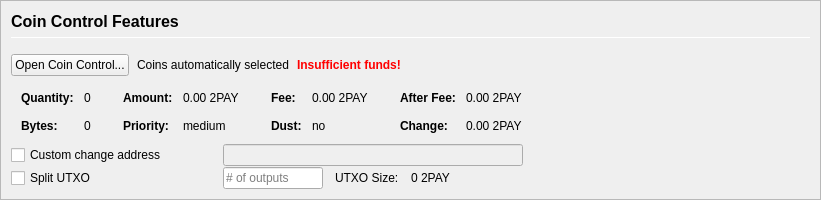
         <widget class="QFrame" name="frameCoinControl">
          <property name="sizePolicy">
           <sizepolicy hsizetype="Expanding" vsizetype="Expanding">
            <horstretch>0</horstretch>
            <verstretch>0</verstretch>
           </sizepolicy>
          </property>
          <property name="maximumSize">
           <size>
            <width>16777215</width>
            <height>16777215</height>
           </size>
          </property>
          <property name="frameShape">
           <enum>QFrame::StyledPanel</enum>
          </property>
          <property name="frameShadow">
           <enum>QFrame::Sunken</enum>
          </property>
          <layout class="QVBoxLayout" name="verticalLayoutCoinControl2">
           <property name="spacing">
            <number>0</number>
           </property>
           <property name="leftMargin">
            <number>0</number>
           </property>
           <property name="topMargin">
            <number>0</number>
           </property>
           <property name="rightMargin">
            <number>0</number>
           </property>
           <property name="bottomMargin">
            <number>0</number>
           </property>
           <item>
            <widget class="QFrame" name="frameCoinControl_BG">
             <layout class="QVBoxLayout" name="verticalLayoutCoinControl" stretch="0,0,0,0,0,0">
              <property name="spacing">
               <number>1</number>
              </property>
              <property name="leftMargin">
               <number>10</number>
              </property>
              <property name="topMargin">
               <number>10</number>
              </property>
              <item>
               <layout class="QHBoxLayout" name="horizontalLayoutCoinControl1">
                <property name="bottomMargin">
                 <number>15</number>
                </property>
                <item>
                 <layout class="QVBoxLayout" name="verticalLayout_3">
                  <property name="spacing">
                   <number>6</number>
                  </property>
                  <item>
                   <widget class="QLabel" name="labelCoinControlFeatures">
                    <property name="sizePolicy">
                     <sizepolicy hsizetype="Preferred" vsizetype="Maximum">
                      <horstretch>0</horstretch>
                      <verstretch>0</verstretch>
                     </sizepolicy>
                    </property>
                    <property name="minimumSize">
                     <size>
                      <width>0</width>
                      <height>20</height>
                     </size>
                    </property>
                    <property name="font">
                     <font>
                      <pointsize>12</pointsize>
                      <weight>75</weight>
                      <bold>true</bold>
                     </font>
                    </property>
                    <property name="styleSheet">
                     <string notr="true">font-weight:bold;</string>
                    </property>
                    <property name="text">
                     <string>Coin Control Features</string>
                    </property>
                   </widget>
                  </item>
                  <item>
                   <widget class="Line" name="line">
                    <property name="minimumSize">
                     <size>
                      <width>0</width>
                      <height>1</height>
                     </size>
                    </property>
                    <property name="maximumSize">
                     <size>
                      <width>16777215</width>
                      <height>1</height>
                     </size>
                    </property>
                    <property name="orientation">
                     <enum>Qt::Horizontal</enum>
                    </property>
                   </widget>
                  </item>
                 </layout>
                </item>
               </layout>
              </item>
              <item>
               <layout class="QHBoxLayout" name="horizontalLayoutCoinControl2" stretch="0,0,0,0">
                <property name="spacing">
                 <number>8</number>
                </property>
                <property name="bottomMargin">
                 <number>10</number>
                </property>
                <item>
                 <widget class="QPushButton" name="pushButtonCoinControl">
                  <property name="styleSheet">
                   <string notr="true"/>
                  </property>
                  <property name="text">
                   <string>Open Coin Control...</string>
                  </property>
                  <property name="autoDefault">
                   <bool>false</bool>
                  </property>
                 </widget>
                </item>
                <item>
                 <widget class="QLabel" name="labelCoinControlAutomaticallySelected">
                  <property name="text">
                   <string>Coins automatically selected</string>
                  </property>
                  <property name="margin">
                   <number>5</number>
                  </property>
                 </widget>
                </item>
                <item>
                 <widget class="QLabel" name="labelCoinControlInsuffFunds">
                  <property name="font">
                   <font>
                    <weight>75</weight>
                    <bold>true</bold>
                   </font>
                  </property>
                  <property name="styleSheet">
                   <string notr="true">color:red;font-weight:bold;</string>
                  </property>
                  <property name="text">
                   <string>Insufficient funds!</string>
                  </property>
                  <property name="margin">
                   <number>5</number>
                  </property>
                 </widget>
                </item>
                <item>
                 <spacer name="horizontalSpacerCoinControl">
                  <property name="orientation">
                   <enum>Qt::Horizontal</enum>
                  </property>
                  <property name="sizeHint" stdset="0">
                   <size>
                    <width>40</width>
                    <height>1</height>
                   </size>
                  </property>
                 </spacer>
                </item>
               </layout>
              </item>
              <item>
               <widget class="QWidget" name="widgetCoinControl" native="true">
                <property name="sizePolicy">
                 <sizepolicy hsizetype="Preferred" vsizetype="Preferred">
                  <horstretch>0</horstretch>
                  <verstretch>0</verstretch>
                 </sizepolicy>
                </property>
                <property name="minimumSize">
                 <size>
                  <width>0</width>
                  <height>0</height>
                 </size>
                </property>
                <property name="styleSheet">
                 <string notr="true"/>
                </property>
                <layout class="QHBoxLayout" name="horizontalLayoutCoinControl5">
                 <property name="leftMargin">
                  <number>0</number>
                 </property>
                 <property name="topMargin">
                  <number>0</number>
                 </property>
                 <property name="rightMargin">
                  <number>0</number>
                 </property>
                 <property name="bottomMargin">
                  <number>0</number>
                 </property>
                 <item>
                  <layout class="QHBoxLayout" name="horizontalLayoutCoinControl3" stretch="0,0,0,1">
                   <property name="spacing">
                    <number>20</number>
                   </property>
                   <property name="topMargin">
                    <number>0</number>
                   </property>
                   <property name="bottomMargin">
                    <number>10</number>
                   </property>
                   <item>
                    <layout class="QFormLayout" name="formLayoutCoinControl1">
                     <property name="horizontalSpacing">
                      <number>10</number>
                     </property>
                     <property name="verticalSpacing">
                      <number>14</number>
                     </property>
                     <property name="leftMargin">
                      <number>10</number>
                     </property>
                     <property name="topMargin">
                      <number>4</number>
                     </property>
                     <property name="rightMargin">
                      <number>6</number>
                     </property>
                     <item row="0" column="0">
                      <widget class="QLabel" name="labelCoinControlQuantityText">
                       <property name="font">
                        <font>
                         <weight>75</weight>
                         <bold>true</bold>
                        </font>
                       </property>
                       <property name="text">
                        <string>Quantity:</string>
                       </property>
                       <property name="margin">
                        <number>0</number>
                       </property>
                      </widget>
                     </item>
                     <item row="0" column="1">
                      <widget class="QLabel" name="labelCoinControlQuantity">
                       <property name="cursor">
                        <cursorShape>IBeamCursor</cursorShape>
                       </property>
                       <property name="contextMenuPolicy">
                        <enum>Qt::ActionsContextMenu</enum>
                       </property>
                       <property name="text">
                        <string notr="true">0</string>
                       </property>
                       <property name="margin">
                        <number>0</number>
                       </property>
                       <property name="textInteractionFlags">
                        <set>Qt::LinksAccessibleByMouse|Qt::TextSelectableByKeyboard|Qt::TextSelectableByMouse</set>
                       </property>
                      </widget>
                     </item>
                     <item row="1" column="0">
                      <widget class="QLabel" name="labelCoinControlBytesText">
                       <property name="font">
                        <font>
                         <weight>75</weight>
                         <bold>true</bold>
                        </font>
                       </property>
                       <property name="text">
                        <string>Bytes:</string>
                       </property>
                      </widget>
                     </item>
                     <item row="1" column="1">
                      <widget class="QLabel" name="labelCoinControlBytes">
                       <property name="cursor">
                        <cursorShape>IBeamCursor</cursorShape>
                       </property>
                       <property name="contextMenuPolicy">
                        <enum>Qt::ActionsContextMenu</enum>
                       </property>
                       <property name="text">
                        <string notr="true">0</string>
                       </property>
                       <property name="textInteractionFlags">
                        <set>Qt::LinksAccessibleByMouse|Qt::TextSelectableByKeyboard|Qt::TextSelectableByMouse</set>
                       </property>
                      </widget>
                     </item>
                    </layout>
                   </item>
                   <item>
                    <layout class="QFormLayout" name="formLayoutCoinControl2">
                     <property name="horizontalSpacing">
                      <number>10</number>
                     </property>
                     <property name="verticalSpacing">
                      <number>14</number>
                     </property>
                     <property name="leftMargin">
                      <number>6</number>
                     </property>
                     <property name="topMargin">
                      <number>4</number>
                     </property>
                     <property name="rightMargin">
                      <number>6</number>
                     </property>
                     <item row="0" column="0">
                      <widget class="QLabel" name="labelCoinControlAmountText">
                       <property name="font">
                        <font>
                         <weight>75</weight>
                         <bold>true</bold>
                        </font>
                       </property>
                       <property name="text">
                        <string>Amount:</string>
                       </property>
                       <property name="margin">
                        <number>0</number>
                       </property>
                      </widget>
                     </item>
                     <item row="0" column="1">
                      <widget class="QLabel" name="labelCoinControlAmount">
                       <property name="cursor">
                        <cursorShape>IBeamCursor</cursorShape>
                       </property>
                       <property name="contextMenuPolicy">
                        <enum>Qt::ActionsContextMenu</enum>
                       </property>
                       <property name="text">
                        <string notr="true">0.00 2PAY</string>
                       </property>
                       <property name="textInteractionFlags">
                        <set>Qt::LinksAccessibleByMouse|Qt::TextSelectableByKeyboard|Qt::TextSelectableByMouse</set>
                       </property>
                      </widget>
                     </item>
                     <item row="1" column="0">
                      <widget class="QLabel" name="labelCoinControlPriorityText">
                       <property name="font">
                        <font>
                         <weight>75</weight>
                         <bold>true</bold>
                        </font>
                       </property>
                       <property name="text">
                        <string>Priority:</string>
                       </property>
                      </widget>
                     </item>
                     <item row="1" column="1">
                      <widget class="QLabel" name="labelCoinControlPriority">
                       <property name="cursor">
                        <cursorShape>IBeamCursor</cursorShape>
                       </property>
                       <property name="contextMenuPolicy">
                        <enum>Qt::ActionsContextMenu</enum>
                       </property>
                       <property name="text">
                        <string>medium</string>
                       </property>
                       <property name="textInteractionFlags">
                        <set>Qt::LinksAccessibleByMouse|Qt::TextSelectableByKeyboard|Qt::TextSelectableByMouse</set>
                       </property>
                      </widget>
                     </item>
                    </layout>
                   </item>
                   <item>
                    <layout class="QFormLayout" name="formLayoutCoinControl3">
                     <property name="horizontalSpacing">
                      <number>10</number>
                     </property>
                     <property name="verticalSpacing">
                      <number>14</number>
                     </property>
                     <property name="leftMargin">
                      <number>6</number>
                     </property>
                     <property name="topMargin">
                      <number>4</number>
                     </property>
                     <property name="rightMargin">
                      <number>6</number>
                     </property>
                     <item row="0" column="0">
                      <widget class="QLabel" name="labelCoinControlFeeText">
                       <property name="font">
                        <font>
                         <weight>75</weight>
                         <bold>true</bold>
                        </font>
                       </property>
                       <property name="text">
                        <string>Fee:</string>
                       </property>
                       <property name="margin">
                        <number>0</number>
                       </property>
                      </widget>
                     </item>
                     <item row="0" column="1">
                      <widget class="QLabel" name="labelCoinControlFee">
                       <property name="cursor">
                        <cursorShape>IBeamCursor</cursorShape>
                       </property>
                       <property name="contextMenuPolicy">
                        <enum>Qt::ActionsContextMenu</enum>
                       </property>
                       <property name="text">
                        <string notr="true">0.00 2PAY</string>
                       </property>
                       <property name="textInteractionFlags">
                        <set>Qt::LinksAccessibleByMouse|Qt::TextSelectableByKeyboard|Qt::TextSelectableByMouse</set>
                       </property>
                      </widget>
                     </item>
                     <item row="1" column="0">
                      <widget class="QLabel" name="labelCoinControlLowOutputText">
                       <property name="font">
                        <font>
                         <weight>75</weight>
                         <bold>true</bold>
                        </font>
                       </property>
                       <property name="text">
                        <string>Dust:</string>
                       </property>
                      </widget>
                     </item>
                     <item row="1" column="1">
                      <widget class="QLabel" name="labelCoinControlLowOutput">
                       <property name="cursor">
                        <cursorShape>IBeamCursor</cursorShape>
                       </property>
                       <property name="contextMenuPolicy">
                        <enum>Qt::ActionsContextMenu</enum>
                       </property>
                       <property name="text">
                        <string>no</string>
                       </property>
                       <property name="textInteractionFlags">
                        <set>Qt::LinksAccessibleByMouse|Qt::TextSelectableByKeyboard|Qt::TextSelectableByMouse</set>
                       </property>
                      </widget>
                     </item>
                    </layout>
                   </item>
                   <item>
                    <layout class="QFormLayout" name="formLayoutCoinControl4">
                     <property name="horizontalSpacing">
                      <number>10</number>
                     </property>
                     <property name="verticalSpacing">
                      <number>14</number>
                     </property>
                     <property name="leftMargin">
                      <number>6</number>
                     </property>
                     <property name="topMargin">
                      <number>4</number>
                     </property>
                     <property name="rightMargin">
                      <number>6</number>
                     </property>
                     <item row="0" column="0">
                      <widget class="QLabel" name="labelCoinControlAfterFeeText">
                       <property name="font">
                        <font>
                         <weight>75</weight>
                         <bold>true</bold>
                        </font>
                       </property>
                       <property name="text">
                        <string>After Fee:</string>
                       </property>
                       <property name="margin">
                        <number>0</number>
                       </property>
                      </widget>
                     </item>
                     <item row="0" column="1">
                      <widget class="QLabel" name="labelCoinControlAfterFee">
                       <property name="cursor">
                        <cursorShape>IBeamCursor</cursorShape>
                       </property>
                       <property name="contextMenuPolicy">
                        <enum>Qt::ActionsContextMenu</enum>
                       </property>
                       <property name="text">
                        <string notr="true">0.00 2PAY</string>
                       </property>
                       <property name="textInteractionFlags">
                        <set>Qt::LinksAccessibleByMouse|Qt::TextSelectableByKeyboard|Qt::TextSelectableByMouse</set>
                       </property>
                      </widget>
                     </item>
                     <item row="1" column="0">
                      <widget class="QLabel" name="labelCoinControlChangeText">
                       <property name="font">
                        <font>
                         <weight>75</weight>
                         <bold>true</bold>
                        </font>
                       </property>
                       <property name="text">
                        <string>Change:</string>
                       </property>
                      </widget>
                     </item>
                     <item row="1" column="1">
                      <widget class="QLabel" name="labelCoinControlChange">
                       <property name="cursor">
                        <cursorShape>IBeamCursor</cursorShape>
                       </property>
                       <property name="contextMenuPolicy">
                        <enum>Qt::ActionsContextMenu</enum>
                       </property>
                       <property name="text">
                        <string notr="true">0.00 2PAY</string>
                       </property>
                       <property name="textInteractionFlags">
                        <set>Qt::LinksAccessibleByMouse|Qt::TextSelectableByKeyboard|Qt::TextSelectableByMouse</set>
                       </property>
                      </widget>
                     </item>
                    </layout>
                   </item>
                  </layout>
                 </item>
                </layout>
               </widget>
              </item>
              <item>
               <layout class="QHBoxLayout" name="horizontalLayoutCoinControl4">
                <property name="spacing">
                 <number>12</number>
                </property>
                <property name="sizeConstraint">
                 <enum>QLayout::SetDefaultConstraint</enum>
                </property>
                <property name="topMargin">
                 <number>0</number>
                </property>
                <property name="rightMargin">
                 <number>0</number>
                </property>
                <item>
                 <widget class="QCheckBox" name="checkBoxCoinControlChange">
                  <property name="sizePolicy">
                   <sizepolicy hsizetype="Preferred" vsizetype="Preferred">
                    <horstretch>0</horstretch>
                    <verstretch>0</verstretch>
                   </sizepolicy>
                  </property>
                  <property name="minimumSize">
                   <size>
                    <width>200</width>
                    <height>0</height>
                   </size>
                  </property>
                  <property name="maximumSize">
                   <size>
                    <width>200</width>
                    <height>16777215</height>
                   </size>
                  </property>
                  <property name="toolTip">
                   <string>If this is activated, but the change address is empty or invalid, change will be sent to a newly generated address.</string>
                  </property>
                  <property name="text">
                   <string>Custom change address</string>
                  </property>
                 </widget>
                </item>
                <item>
                 <widget class="QValidatedLineEdit" name="lineEditCoinControlChange">
                  <property name="enabled">
                   <bool>false</bool>
                  </property>
                  <property name="sizePolicy">
                   <sizepolicy hsizetype="Preferred" vsizetype="Preferred">
                    <horstretch>0</horstretch>
                    <verstretch>0</verstretch>
                   </sizepolicy>
                  </property>
                  <property name="minimumSize">
                   <size>
                    <width>300</width>
                    <height>0</height>
                   </size>
                  </property>
                 </widget>
                </item>
                <item>
                 <widget class="QLabel" name="labelCoinControlChangeLabel">
                  <property name="sizePolicy">
                   <sizepolicy hsizetype="Preferred" vsizetype="Preferred">
                    <horstretch>0</horstretch>
                    <verstretch>0</verstretch>
                   </sizepolicy>
                  </property>
                  <property name="minimumSize">
                   <size>
                    <width>100</width>
                    <height>0</height>
                   </size>
                  </property>
                  <property name="text">
                   <string/>
                  </property>
                  <property name="margin">
                   <number>3</number>
                  </property>
                 </widget>
                </item>
               </layout>
              </item>
              <item>
               <layout class="QHBoxLayout" name="horizontalLayoutCoinControl6">
                <property name="spacing">
                 <number>12</number>
                </property>
                <property name="rightMargin">
                 <number>0</number>
                </property>
                <item>
                 <widget class="QCheckBox" name="splitBlockCheckBox">
                  <property name="sizePolicy">
                   <sizepolicy hsizetype="Preferred" vsizetype="Preferred">
                    <horstretch>0</horstretch>
                    <verstretch>0</verstretch>
                   </sizepolicy>
                  </property>
                  <property name="minimumSize">
                   <size>
                    <width>200</width>
                    <height>0</height>
                   </size>
                  </property>
                  <property name="maximumSize">
                   <size>
                    <width>200</width>
                    <height>16777215</height>
                   </size>
                  </property>
                  <property name="text">
                   <string>Split UTXO</string>
                  </property>
                 </widget>
                </item>
                <item>
                 <widget class="QLineEdit" name="splitBlockLineEdit">
                  <property name="sizePolicy">
                   <sizepolicy hsizetype="Preferred" vsizetype="Preferred">
                    <horstretch>50</horstretch>
                    <verstretch>0</verstretch>
                   </sizepolicy>
                  </property>
                  <property name="minimumSize">
                   <size>
                    <width>100</width>
                    <height>0</height>
                   </size>
                  </property>
                  <property name="maximumSize">
                   <size>
                    <width>100</width>
                    <height>16777215</height>
                   </size>
                  </property>
                  <property name="placeholderText">
                   <string># of outputs</string>
                  </property>
                 </widget>
                </item>
                <item>
                 <widget class="QLabel" name="labelBlockSizeText">
                  <property name="text">
                   <string>UTXO Size:</string>
                  </property>
                 </widget>
                </item>
                <item>
                 <widget class="QLabel" name="labelBlockSize">
                  <property name="text">
                   <string>0 2PAY</string>
                  </property>
                 </widget>
                </item>
                <item>
                 <spacer name="horizontalSpacer_7">
                  <property name="orientation">
                   <enum>Qt::Horizontal</enum>
                  </property>
                  <property name="sizeHint" stdset="0">
                   <size>
                    <width>40</width>
                    <height>20</height>
                   </size>
                  </property>
                 </spacer>
                </item>
               </layout>
              </item>
              <item>
               <spacer name="verticalSpacerCoinControl">
                <property name="orientation">
                 <enum>Qt::Vertical</enum>
                </property>
                <property name="sizeHint" stdset="0">
                 <size>
                  <width>800</width>
                  <height>1</height>
                 </size>
                </property>
               </spacer>
              </item>
             </layout>
            </widget>
           </item>
          </layout>
         </widget>
